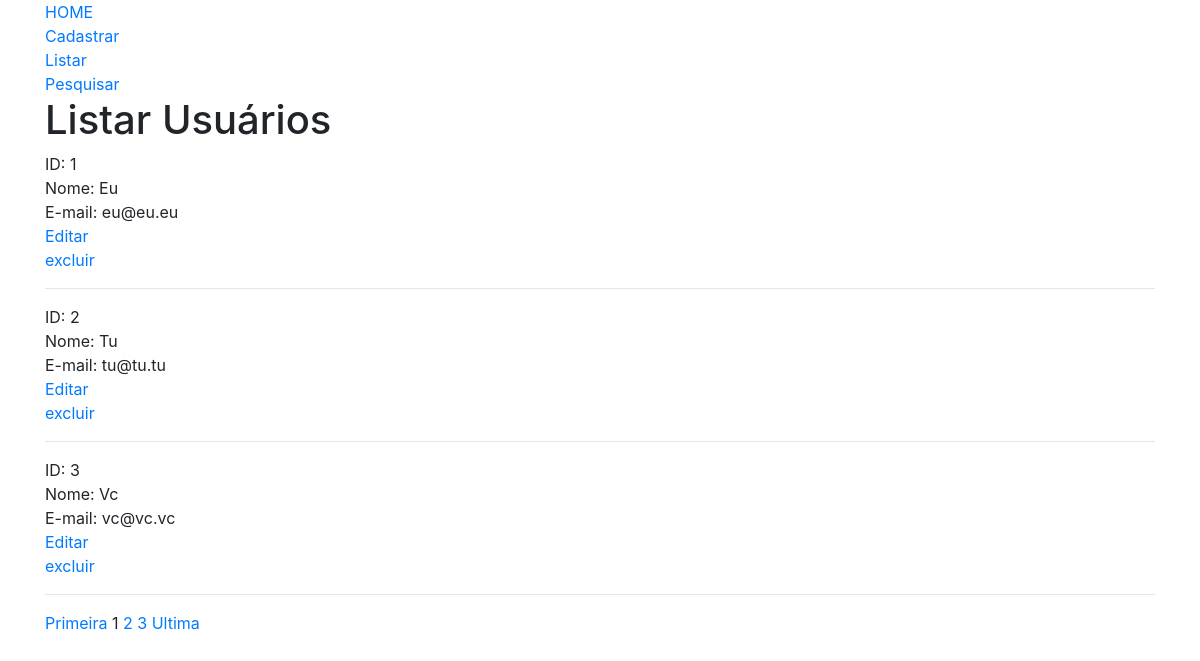
Page /funcionario/listar-usuarios.php on the earlier database version.
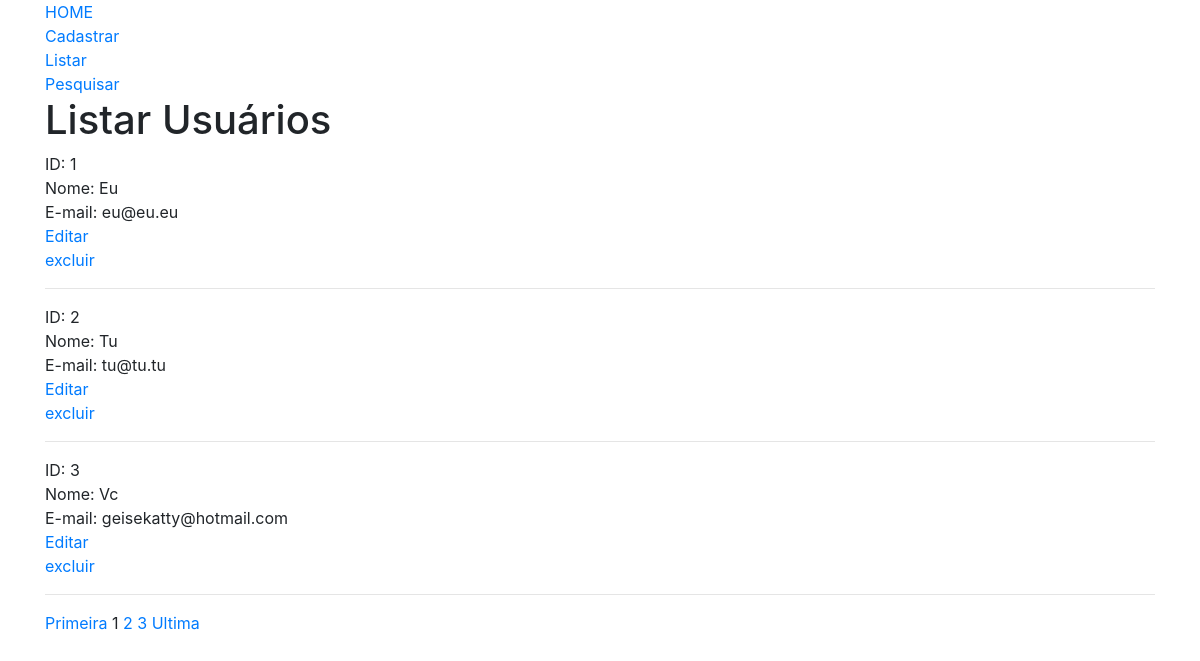
Same page on the later database version.
### tables this page shows
CREATE TABLE IF NOT EXISTS usuarios (
	id INT AUTO_INCREMENT PRIMARY KEY,
    nome VARCHAR(100) NOT NULL,
    email VARCHAR(50) NOT NULL,
    senha VARCHAR(4) NOT NULL,
    permissao INT NOT NULL,
    fone VARCHAR(20) NOT NULL,
    cep VARCHAR(10) NOT NULL,
    rua VARCHAR(100) NOT NULL,
    numero VARCHAR(6) NOT NULL,
    bairro VARCHAR(50) NOT NULL,
    complemento VARCHAR(50) NOT NULL,
    ponto_referencia VARCHAR(100) NOT NULL,
    cidade VARCHAR(50) NOT NULL,
    estado VARCHAR(25) NOT NULL,
    pais VARCHAR(25) NOT NULL,
    excluido INT
	 
);

### funcionario/listar-usuarios.php (the view, shortened to what this page needs)
<?php
include_once("../db/conexao.php");
?>
<!DOCTYPE html>
<html lang="pt-br">
	<head>
		<link rel="stylesheet" href="https://stackpath.bootstrapcdn.com/bootstrap/4.1.0/css/bootstrap.min.css">
	</head>
	<body>
		<div class="container">
			<a href="../index.php">HOME</a><br>
			<a href="form-cad-usuario.php">Cadastrar</a><br>
			<a href="listar-usuarios.php">Listar</a><br>
			<a href="pesquisar-usuarios.php">Pesquisar</a><br>
			<h1> Listar Usuários </h1>
			<?php
			$pagina_atual = filter_input(INPUT_GET,'pagina', FILTER_SANITIZE_NUMBER_INT);
			$pagina = (!empty($pagina_atual)) ? $pagina_atual : 1;
			$total_de_resultados_por_pagina = 3;
			$inicio = ($total_de_resultados_por_pagina * $pagina) - $total_de_resultados_por_pagina;
			$query = "SELECT * FROM usuarios LIMIT $inicio, $total_de_resultados_por_pagina";
			$result_query = mysqli_query($conn, $query);
			while($row_usuario = mysqli_fetch_assoc($result_query))
			{
				echo "ID: " . $row_usuario['id'] . "<br>";
				echo "Nome: " . $row_usuario['nome'] . "<br>";
				echo "E-mail: " . $row_usuario['email'] . "<br>";
				echo "<a href='editar-usuario.php?id=" . $row_usuario['id'] . "'>Editar</a><br>";
				echo "<a href='proc-excluir-usuario.php?id=" . $row_usuario['id'] . "' data-confirm=''>excluir</a><br><hr>";
			}
			$query = "SELECT COUNT(id) AS total_usuarios FROM usuarios";
			$result_query = mysqli_query($conn, $query);
			$row_pagina = mysqli_fetch_assoc($result_query);
			$total_de_paginas = ceil($row_pagina['total_usuarios'] / $total_de_resultados_por_pagina);
			$max_links = 2;
			echo "<a href='listar-usuarios.php?pagina=1'>Primeira</a> ";
			echo "$pagina ";
			for($pagina_seguinte = $pagina + 1; $pagina_seguinte <= $pagina + $max_links; $pagina_seguinte++)
			{
				if($pagina_seguinte <= $total_de_paginas)
				{
					echo "<a href='listar-usuarios.php?pagina=$pagina_seguinte'>$pagina_seguinte</a> ";
				}
			}
			echo "<a href='listar-usuarios.php?pagina=$total_de_paginas'>Ultima</a>";
			?>
		</div>
	</body>
</html>

Differences in the rows shown:
changed usuarios "Vc": email "vc@vc.vc" → "geisekatty@hotmail.com"
